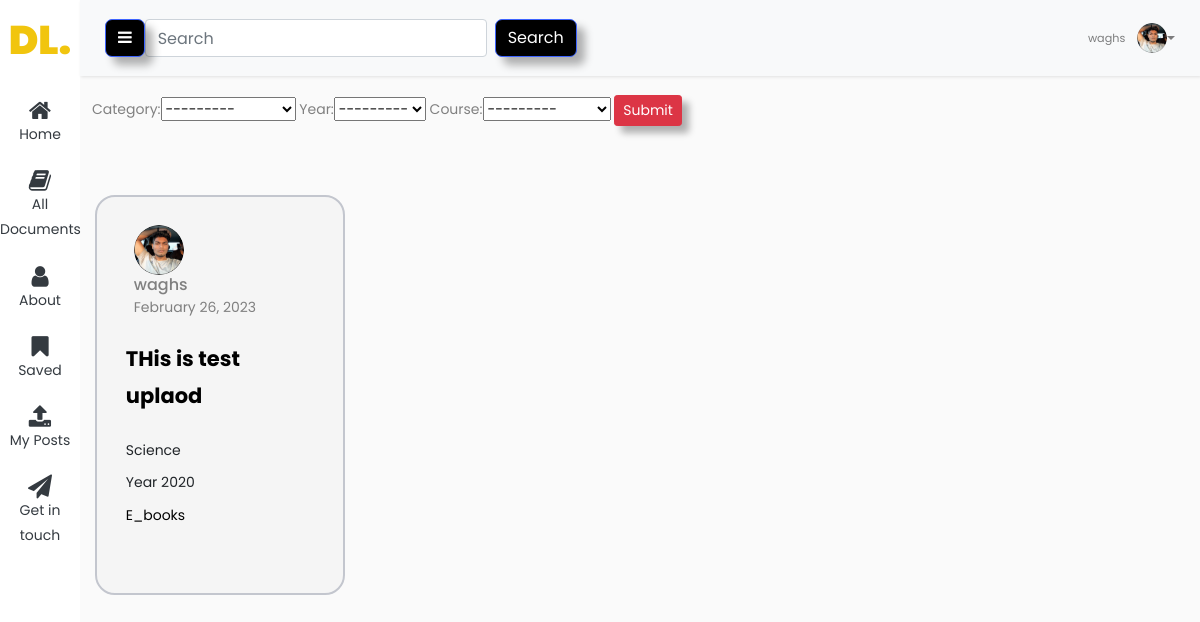
The page /filterEbooks (signed in) on the database its author committed.
### users/models.py (models this page shows, shortened)
class Profile(models.Model):
    user = models.OneToOneField(User, on_delete=models.CASCADE)
    image = models.ImageField(default='default.jpg', upload_to='profile_pics')
    Stream = models.CharField(max_length=100)

### blog/models.py (models this page shows, shortened)
class Document2(models.Model):
    description = models.CharField(max_length=255, blank=True)
    pdf = models.FileField(upload_to='pdf/', null=True)
    date_posted = models.DateTimeField(default=timezone.now)
    category = models.ForeignKey(Category2, on_delete=models.CASCADE, related_name='documents')
    author = models.ForeignKey(User, on_delete=models.CASCADE, null=True)
    favourites = models.ManyToManyField(User, related_name='favourite_documents', default=None, blank=True)
    stream = models.ForeignKey(Stream, on_delete=models.CASCADE, null=True)
    year = models.ForeignKey(Year, on_delete=models.CASCADE, default=2020)
    course = models.ForeignKey(Course, on_delete=models.CASCADE, default=1)

class Stream(models.Model):
    name = models.CharField(max_length=255)
    def __str__(self):
        return self.name

class Year(models.Model):
    classof = models.IntegerField()
    def __str__(self):
        return f"Year {self.classof}"

class Category2(models.Model):
    name = models.CharField(max_length=255, blank=True)
    def __str__(self):
        return self.name

### blog/views.py (the view)
# urls.py: path('filterEbooks', views.E_books , name='filter-E_books'),
def E_books(request):
    first_category = Category2.objects.get(name='E_books')
    document2 = Document2.objects.filter(category=first_category)
    document2_filter = Document2Filter4(request.GET, queryset=document2)
    filtered_documents = document2_filter.qs.filter(category=first_category)
    context = {}
    if filtered_documents.exists():
        context['document2_filter'] = document2_filter
    else:
        print("No documents found for category 'Science'")
        context['document2_filter'] = Document2.objects.none()
    return render(request, "blog/E_books.html", context)

### blog/models.py (called while the page is built)
    def __str__(self):
        return self.name

### blog/templates/blog/E_books.html (shortened to what this page needs)
{% extends "blog/basewithsidebar.html" %}
{% block content %}
<div class=" ">
    <form method="get">
        {{ document2_filter.form  }}
        <button class="btn btn-sm btn-danger" type="submit">Submit</button>
    </form>
</div>
{% if document2_filter %}
{% for document in document2_filter.qs %}
  <div class="col-md-3 mt-5 d-flex justify-content-center">
    <div class="card mt-3">
    <div class="px-2 " >
      <img class="rounded-circle shadow-4-strong" width="50px" src="{{ document.author.profile.image.url }}" alt="">
        </div>
    <div class="ms-2 c-details">
        <h6 class="mb-0">{{ user.username }}</h6> <span>{{ document.date_posted|date:"F d, Y" }}</span>
    </div>
		<div class="card-details">
		  <p class="text-title">{{ document.description }}</p>
		  <p class="text-body  ">{{document.stream}}</p>
		  <p class="text-body  ">{{document.year}}</p>
      <p href="{% url 'category' document.category%}">{{ document.category}}</p>
		</div>
	  </div>
</div>
{% endfor %}
{% else %}
    <h2>No documents found for category 'Science'</h2>
    <h1 style="color:#f1c50e;"> Click the submit button again</h1>
{% endif %}
{% endblock content %}

### blog/templates/blog/basewithsidebar.html (shortened to what this page needs)
{% load static %}
<!doctype html>
<html lang="en">
  <head>
  <link rel="stylesheet" href="https://cdnjs.cloudflare.com/ajax/libs/twitter-bootstrap/5.1.3/css/bootstrap.min.css">
	<link rel="stylesheet" href="https://stackpath.bootstrapcdn.com/font-awesome/4.7.0/css/font-awesome.min.css">
  </head>
  <body>
		<div class="wrapper d-flex align-items-stretch">
			<nav id="sidebar" class="active">
				<h1><a href="{% url 'blog-home' %}" class="logo" style="color: #f1c50e;">DL.</a></h1>
        <ul class="list-unstyled components mb-5 ">
          <li class="active ">
            <a href="{% url 'blog-home' %}" class="text-dark"><span class="fa fa-home"></span>Home</a>
          </li>
          <li class="active ">
            <a href="{% url 'helpme-home2' %}" class="text-dark"><span class="fa fa-book"></span> All Documents</a>
          </li>
          <li>
              <a  href="{% url 'profile' %}" class="text-dark"><span class="fa fa-user"></span> About</a>
          </li>
          <li>
            <a href="{% url 'favourite_list' %}" class="text-dark"><span class="fa fa-bookmark"></span>Saved</a>
          </li>
          <li>
            <a href="{% url 'userpost' %}" class="text-dark"><span class="fa fa-upload"></span> My Posts</a>
          </li>
          <li>
            <a href="{% url 'user_info' %}" class="text-dark"><span class="fa fa-paper-plane"></span>Get in touch</a>
          </li>
        </ul>
    	</nav>
      <div id="content" class="">
        <nav class="navbar navbar-expand-lg navbar-light bg-light">
          <div class="container-fluid">
              <button type="button" id="sidebarCollapse" class="btn btn-primary">
                  <i class="fa fa-bars"></i>
              </button>
              <form method="GET" action="/search" class="form-inline my-2 my-lg-0">
                  <input class="form-control mr-sm-2" type="search" placeholder="Search" aria-label="Search" name="query" id="query">
                  <button class="btn btn-primary" type="submit">Search</button>
              </form>
              <div class="collapse navbar-collapse" id="navbarSupportedContent" style="justify-content: flex-end;">
                  <ul class="navbar-nav ms-auto mb-2 mb-lg-0">
                      {% if user.is_authenticated %}
                      <li class="nav-item dropdown no-arrow">
                          <a class="nav-link dropdown-toggle" href="#" id="userDropdown" role="button" data-toggle="dropdown" aria-haspopup="true" aria-expanded="false">
                              <span class="mr-2 d-none d-lg-inline text-gray-600 small">{{ user.username }}</span>
                              <img class="img-profile rounded-circle" src="{{ user.profile.image.url }}" height="30" alt="Profile Image" loading="lazy">
                          </a>
                      </li>
                      {% endif %}
                  </ul>
              </div>
          </div>
      </nav>
        <div class="container">
            <div class="row"  >
                        {% block content %} {%endblock%}
              </div>
        </div>
		</div>
  </body>
</html>

### blog/templates/blog/E_books.html (style rules this page uses)
button { position: relative; font-size: 1.2em; padding: 0.7em 1.4em; background-color: #BF0426; text-decoration: none; border: none; border-radius: 0.5em; color: #DEDEDE; box-shadow: 0.5em 0.5em 0.5em rgba(0, 0, 0, 0.3); }
button::before { position: absolute; content: ''; height: 0; width: 0; top: 0; left: 0; background: linear-gradient(135deg, rgb(245 245 245) 0%, rgb(255 255 255) 50%, #ffc107 50%, #ffc107 60%); border-radius: 0 0 0.5em 0; box-shadow: 0.2em 0.2em 0.2em rgba(0, 0, 0, 0.3); transition: 0.3s; }
.card { width: 300px; height: 400px; border-radius: 20px; background: #f5f5f5; position: relative; padding: 1.8rem; border: 2px solid #c3c6ce; transition: 0.5s ease-out; overflow: visible; }
.card-details { color: black; height: 100%; gap: .5em; display: grid; place-content: center; }
.text-body { color: rgb(134, 134, 134); margin-bottom: 0%; }
.text-title { font-size: 1.5em; font-weight: bold; }

### rows shown on the page
Document2: author.profile.image (picture), date_posted "February 26, 2023", description "THis is test uplaod", stream "Science", year "Year 2020", category "E_books"

### other values the page prints
{{ user.username }} "waghs"
